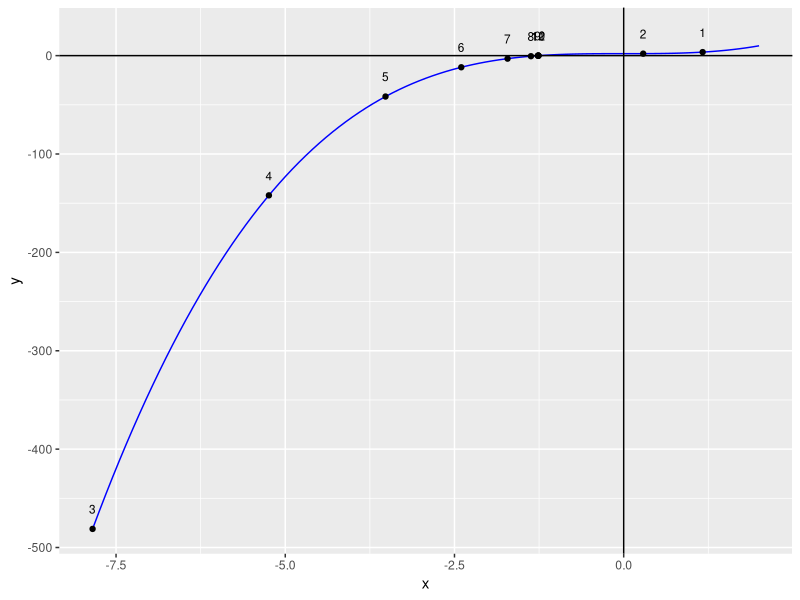

Reproduce this figure in R.
#install.packages("tidyverse")
library(tidyverse)


newton <- function(f, tol = 1e-7, x0 = 1, N = 300){
  h <- 1e-7
  i <- 1
  x1 <- x0
  p <- numeric(N)
  while(i <= N){
    df.dx <- (f(x0 + h) - f(x0)) / h
    x1 <- (x0 - (f(x0) / df.dx))
    p[i] <- x1
    i = i+1
    if(abs(x1 - x0) < tol) break
    x0 = x1
  }
  return(p[1:(i - 1)])
}

f = function(x) x^3+2

newton(f,x0=2)

p <- ggplot(data.frame(x = c(-2, 2)), aes(x = x)) + stat_function(fun = f, color = "blue") + 
  geom_hline(yintercept = 0) + geom_vline(xintercept = 0)

d <- data.frame(label = 1:length(newton(f, x0 = 2)), 
                x = newton(f, x0 = 2), 
                y = f(newton(f, x0 = 2)))

p2 <- p + geom_point(data = d, aes(x = x, y = y, frame = label)) + 
  geom_text(data = d, aes(x = x, y = y + 20, label = label, frame = label), size = 3)

p2

